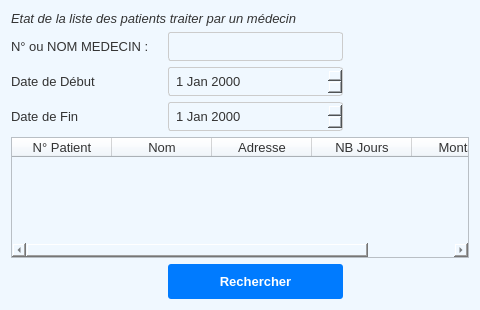
<?xml version="1.0" encoding="UTF-8"?>
<ui version="4.0">
 <class>listepatient</class>
 <widget class="QWidget" name="listepatient">
  <property name="geometry">
   <rect>
    <x>0</x>
    <y>0</y>
    <width>480</width>
    <height>310</height>
   </rect>
  </property>
  <property name="windowTitle">
   <string>Form</string>
  </property>
  <property name="styleSheet">
   <string notr="true">/* ======================================= */
/* === GLOBAL &amp; FENÊTRE PRINCIPALE (1) === */
/* ======================================= */

QWidget {
    background-color: #f0f8ff; /* Bleu très pâle */
    color: #333333;
    font-family: &quot;Arial&quot;, sans-serif;
    font-size: 10pt;
}

/* Titre Principal */
QLabel#titleLabel {
    color: #004c8c;
    font-size: 16pt;
    font-weight: bold;
    padding: 10px;
    background-color: transparent;
}

/* Conteneur Principal Blanc */
QFrame#mainContentFrame {
    background-color: #ffffff;
    border: 1px solid #cccccc;
    border-radius: 5px;
}


/* ======================================= */
/* === BOUTONS D'ACTION &amp; NAVIGATION === */
/* ======================================= */

/* Boutons Primaires (Style Général par défaut) */
QPushButton {
    background-color: #007bff;
    color: white;
    border: none;
    padding: 10px 15px;
    border-radius: 3px;
    font-weight: bold;
    min-width: 100px;
}

QPushButton:hover {
    background-color: #0056b3;
}

/* Ciblage des Boutons Spécifiques */
QPushButton#Ajouter { /* Bouton Ajouter du formulaire médecin */
    min-width: 80px; 
}

QPushButton#AnulerMed, QPushButton#listButton { /* Boutons Secondaires/Annuler */
    background-color: transparent;
    color: #004c8c;
    border: 1px solid #004c8c;
    padding: 9px 15px;
    min-width: 80px;
}

QPushButton#AnulerMed:hover, QPushButton#listButton:hover {
    background-color: #e0f2ff;
}


/* ======================================= */
/* === ÉLÉMENTS DE FORMULAIRE (MEDECIN) === */
/* ======================================= */

/* Titre de Sous-fenêtre */
QLabel#subTitleLabel {
    color: #004c8c;
    font-size: 14pt;
    font-weight: 600;
    padding: 15px 0;
    background-color: transparent;
}

/* Labels Spécifiques */
QLabel#NomMed,
QLabel#NumeroMed,
QLabel#TauxJournalierMed {
    background-color: transparent;
    color: #333333;
    font-weight: 500;
    padding-right: 10px;
}

/* Champs de Saisie Spécifiques */
QLineEdit#formNomMed,
QLineEdit#formNumeroMed,
QLineEdit#formTauxMed {
    background-color: #ffffff;
    border: 1px solid #cccccc;
    padding: 5px;
    border-radius: 3px;
    color: #333333;
    min-height: 25px;
}

QLineEdit#formNomMed:focus,
QLineEdit#formNumeroMed:focus,
QLineEdit#formTauxMed:focus {
    border: 1px solid #007bff;
}

/* Styles pour les QLineEdit Génériques et QSpinBox si non nommés */
QLineEdit, QSpinBox, QDateEdit {
    border: 1px solid #cccccc;
    padding: 5px;
    border-radius: 3px;
}</string>
  </property>
  <layout class="QGridLayout" name="gridLayout">
   <item row="0" column="0" colspan="2">
    <widget class="QLabel" name="label">
     <property name="styleSheet">
      <string notr="true">font-size : 13.5px ;
font : italic strong ;</string>
     </property>
     <property name="text">
      <string>Etat de la liste des patients traiter par un médecin </string>
     </property>
    </widget>
   </item>
   <item row="1" column="0">
    <widget class="QLabel" name="label_6">
     <property name="text">
      <string>N° ou NOM MEDECIN :</string>
     </property>
    </widget>
   </item>
   <item row="1" column="1">
    <widget class="QLineEdit" name="searchMed"/>
   </item>
   <item row="2" column="0">
    <widget class="QLabel" name="label_3">
     <property name="text">
      <string>Date de Début</string>
     </property>
    </widget>
   </item>
   <item row="2" column="1">
    <widget class="QDateEdit" name="debut"/>
   </item>
   <item row="3" column="0">
    <widget class="QLabel" name="label_2">
     <property name="text">
      <string>Date de Fin</string>
     </property>
    </widget>
   </item>
   <item row="3" column="1">
    <widget class="QDateEdit" name="fin_date"/>
   </item>
   <item row="4" column="0" colspan="3">
    <widget class="QTableWidget" name="listP">
     <column>
      <property name="text">
       <string>N° Patient</string>
      </property>
     </column>
     <column>
      <property name="text">
       <string>Nom</string>
      </property>
     </column>
     <column>
      <property name="text">
       <string>Adresse</string>
      </property>
     </column>
     <column>
      <property name="text">
       <string>NB Jours</string>
      </property>
     </column>
     <column>
      <property name="text">
       <string>Montant</string>
      </property>
     </column>
    </widget>
   </item>
   <item row="5" column="0">
    <spacer name="horizontalSpacer">
     <property name="orientation">
      <enum>Qt::Vertical</enum>
     </property>
     <property name="sizeHint" stdset="0">
      <size>
       <width>151</width>
       <height>22</height>
      </size>
     </property>
    </spacer>
   </item>
   <item row="5" column="1">
    <widget class="QPushButton" name="rechercherPatTr">
     <property name="text">
      <string>Rechercher</string>
     </property>
    </widget>
   </item>
   <item row="5" column="2">
    <spacer name="horizontalSpacer_2">
     <property name="orientation">
      <enum>Qt::Vertical</enum>
     </property>
     <property name="sizeHint" stdset="0">
      <size>
       <width>120</width>
       <height>22</height>
      </size>
     </property>
    </spacer>
   </item>
  </layout>
 </widget>
 <resources/>
 <connections/>
</ui>
